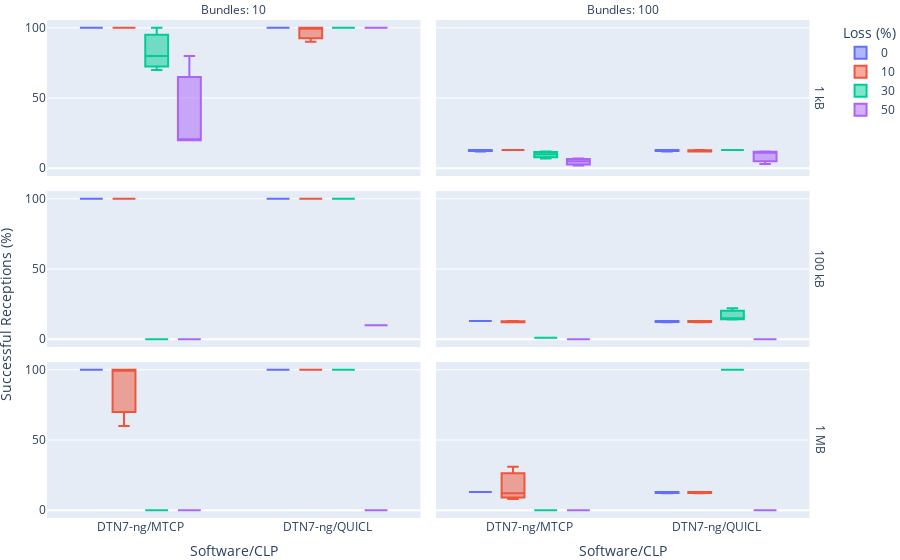

This figure's notebook cell:
### Code cell
fig = px.box(
    ratio_df[ratio_df["# Nodes"] == 2],
    x="Software/CLP", 
    y="Delivered (%)",
    color="Loss",
    facet_col="# Bundles",
    facet_row="Bundle Size",
    labels={
        "Runtime": "Runtime (s)",
        "Loss": "Loss (%)",
        "# Bundles": "Bundles",
        "Delivered (%)": ""
    },
    category_orders={
        "Loss": [0, 10, 30],
        "Bundle Size": ["1 kB", "100 kB", "1 MB"],
        "Software/CLP": ["Serval", "IBR-DTN/TCPCL", "DTN7-rs/MTCP", "DTN7-rs/TCPCL", "DTN7-rs/HTTP", "DTN7-ng/MTCP", "DTN7-ng/QUICL"],
        "# Bundles": [10, 100]
    },
)

fig.for_each_annotation(lambda a: a.update(text=a.text.replace("=", ": ")))
fig.for_each_annotation(lambda a: a.update(text=a.text.replace("Bundle Size: ", "")))

fig.add_annotation(x=-0.04, y=0.35,
                   text="Successful Receptions (%)",
                   textangle=-90,
                   xref="paper",
                   yref="paper",
                   font=dict(size=14)
                   )

fig.update_layout(
    margin=dict(l=0, r=0, t=20, b=0),
)

fig.write_image("delivered_2.pdf", width=700, height=300)
fig

### Figure 1 — Plotly figure (JSON) as saved in the notebook; plotly's stock layout.template omitted (floating-point values rounded to 4 significant figures)
{"data": [{"alignmentgroup": "True", "hovertemplate": "Loss (%)=0<br>Bundle Size=1 kB<br>Bundles=10<br>Software/CLP=%{x}<br>=%{y}<extra></extra>", "legendgroup": "0", "marker": {"color": "#636efa"}, "name": "0", "notched": false, "offsetgroup": "0", "orientation": "v", "showlegend": true, "type": "box", "x": ["DTN7-ng/QUICL", "DTN7-ng/QUICL", "DTN7-ng/MTCP", "DTN7-ng/MTCP", "DTN7-ng/MTCP", "DTN7-ng/QUICL"], "x0": " ", "xaxis": "x5", "y": [100, 100, 100, 100, 100, 100], "y0": " ", "yaxis": "y5"}, {"alignmentgroup": "True", "hovertemplate": "Loss (%)=0<br>Bundle Size=1 kB<br>Bundles=100<br>Software/CLP=%{x}<br>=%{y}<extra></extra>", "legendgroup": "0", "marker": {"color": "#636efa"}, "name": "0", "notched": false, "offsetgroup": "0", "orientation": "v", "showlegend": false, "type": "box", "x": ["DTN7-ng/QUICL", "DTN7-ng/QUICL", "DTN7-ng/QUICL", "DTN7-ng/MTCP", "DTN7-ng/MTCP", "DTN7-ng/MTCP"], "x0": " ", "xaxis": "x6", "y": [13, 13, 12, 13, 13, 12], "y0": " ", "yaxis": "y6"}, {"alignmentgroup": "True", "hovertemplate": "Loss (%)=0<br>Bundle Size=100 kB<br>Bundles=10<br>Software/CLP=%{x}<br>=%{y}<extra></extra>", "legendgroup": "0", "marker": {"color": "#636efa"}, "name": "0", "notched": false, "offsetgroup": "0", "orientation": "v", "showlegend": false, "type": "box", "x": ["DTN7-ng/MTCP", "DTN7-ng/MTCP", "DTN7-ng/MTCP", "DTN7-ng/QUICL", "DTN7-ng/QUICL", "DTN7-ng/QUICL"], "x0": " ", "xaxis": "x3", "y": [100, 100, 100, 100, 100, 100], "y0": " ", "yaxis": "y3"}, {"alignmentgroup": "True", "hovertemplate": "Loss (%)=0<br>Bundle Size=100 kB<br>Bundles=100<br>Software/CLP=%{x}<br>=%{y}<extra></extra>", "legendgroup": "0", "marker": {"color": "#636efa"}, "name": "0", "notched": false, "offsetgroup": "0", "orientation": "v", "showlegend": false, "type": "box", "x": ["DTN7-ng/QUICL", "DTN7-ng/QUICL", "DTN7-ng/QUICL", "DTN7-ng/MTCP", "DTN7-ng/MTCP", "DTN7-ng/MTCP"], "x0": " ", "xaxis": "x4", "y": [12, 13, 13, 13, 13, 13], "y0": " ", "yaxis": "y4"}, {"alignmentgroup": "True", "hovertemplate": "Loss (%)=0<br>Bundle Size=1 MB<br>Bundles=10<br>Software/CLP=%{x}<br>=%{y}<extra></extra>", "legendgroup": "0", "marker": {"color": "#636efa"}, "name": "0", "notched": false, "offsetgroup": "0", "orientation": "v", "showlegend": false, "type": "box", "x": ["DTN7-ng/QUICL", "DTN7-ng/QUICL", "DTN7-ng/QUICL", "DTN7-ng/MTCP", "DTN7-ng/MTCP", "DTN7-ng/MTCP"], "x0": " ", "xaxis": "x", "y": [100, 100, 100, 100, 100, 100], "y0": " ", "yaxis": "y"}, {"alignmentgroup": "True", "hovertemplate": "Loss (%)=0<br>Bundle Size=1 MB<br>Bundles=100<br>Software/CLP=%{x}<br>=%{y}<extra></extra>", "legendgroup": "0", "marker": {"color": "#636efa"}, "name": "0", "notched": false, "offsetgroup": "0", "orientation": "v", "showlegend": false, "type": "box", "x": ["DTN7-ng/MTCP", "DTN7-ng/MTCP", "DTN7-ng/MTCP", "DTN7-ng/QUICL", "DTN7-ng/QUICL", "DTN7-ng/QUICL"], "x0": " ", "xaxis": "x2", "y": [13, 13, 13, 12, 13, 13], "y0": " ", "yaxis": "y2"}, {"alignmentgroup": "True", "hovertemplate": "Loss (%)=10<br>Bundle Size=1 kB<br>Bundles=10<br>Software/CLP=%{x}<br>=%{y}<extra></extra>", "legendgroup": "10", "marker": {"color": "#EF553B"}, "name": "10", "notched": false, "offsetgroup": "10", "orientation": "v", "showlegend": true, "type": "box", "x": ["DTN7-ng/QUICL", "DTN7-ng/QUICL", "DTN7-ng/QUICL", "DTN7-ng/MTCP", "DTN7-ng/MTCP", "DTN7-ng/MTCP"], "x0": " ", "xaxis": "x5", "y": [100, 90, 100, 100, 100, 100], "y0": " ", "yaxis": "y5"}, {"alignmentgroup": "True", "hovertemplate": "Loss (%)=10<br>Bundle Size=1 kB<br>Bundles=100<br>Software/CLP=%{x}<br>=%{y}<extra></extra>", "legendgroup": "10", "marker": {"color": "#EF553B"}, "name": "10", "notched": false, "offsetgroup": "10", "orientation": "v", "showlegend": false, "type": "box", "x": ["DTN7-ng/QUICL", "DTN7-ng/QUICL", "DTN7-ng/QUICL", "DTN7-ng/MTCP", "DTN7-ng/MTCP", "DTN7-ng/MTCP"], "x0": " ", "xaxis": "x6", "y": [12, 12, 13, 13, 13, 13], "y0": " ", "yaxis": "y6"}, {"alignmentgroup": "True", "hovertemplate": "Loss (%)=10<br>Bundle Size=100 kB<br>Bundles=10<br>Software/CLP=%{x}<br>=%{y}<extra></extra>", "legendgroup": "10", "marker": {"color": "#EF553B"}, "name": "10", "notched": false, "offsetgroup": "10", "orientation": "v", "showlegend": false, "type": "box", "x": ["DTN7-ng/QUICL", "DTN7-ng/QUICL", "DTN7-ng/QUICL", "DTN7-ng/MTCP", "DTN7-ng/MTCP", "DTN7-ng/MTCP"], "x0": " ", "xaxis": "x3", "y": [100, 100, 100, 100, 100, 100], "y0": " ", "yaxis": "y3"}, {"alignmentgroup": "True", "hovertemplate": "Loss (%)=10<br>Bundle Size=100 kB<br>Bundles=100<br>Software/CLP=%{x}<br>=%{y}<extra></extra>", "legendgroup": "10", "marker": {"color": "#EF553B"}, "name": "10", "notched": false, "offsetgroup": "10", "orientation": "v", "showlegend": false, "type": "box", "x": ["DTN7-ng/QUICL", "DTN7-ng/QUICL", "DTN7-ng/QUICL", "DTN7-ng/MTCP", "DTN7-ng/MTCP", "DTN7-ng/MTCP"], "x0": " ", "xaxis": "x4", "y": [13, 12, 13, 12, 13, 12], "y0": " ", "yaxis": "y4"}, {"alignmentgroup": "True", "hovertemplate": "Loss (%)=10<br>Bundle Size=1 MB<br>Bundles=10<br>Software/CLP=%{x}<br>=%{y}<extra></extra>", "legendgroup": "10", "marker": {"color": "#EF553B"}, "name": "10", "notched": false, "offsetgroup": "10", "orientation": "v", "showlegend": false, "type": "box", "x": ["DTN7-ng/QUICL", "DTN7-ng/QUICL", "DTN7-ng/MTCP", "DTN7-ng/MTCP", "DTN7-ng/MTCP", "DTN7-ng/QUICL"], "x0": " ", "xaxis": "x", "y": [100, 100, 100, 100, 60, 100], "y0": " ", "yaxis": "y"}, {"alignmentgroup": "True", "hovertemplate": "Loss (%)=10<br>Bundle Size=1 MB<br>Bundles=100<br>Software/CLP=%{x}<br>=%{y}<extra></extra>", "legendgroup": "10", "marker": {"color": "#EF553B"}, "name": "10", "notched": false, "offsetgroup": "10", "orientation": "v", "showlegend": false, "type": "box", "x": ["DTN7-ng/MTCP", "DTN7-ng/QUICL", "DTN7-ng/QUICL", "DTN7-ng/QUICL", "DTN7-ng/MTCP", "DTN7-ng/MTCP"], "x0": " ", "xaxis": "x2", "y": [31, 13, 13, 12, 8, 12], "y0": " ", "yaxis": "y2"}, {"alignmentgroup": "True", "hovertemplate": "Loss (%)=30<br>Bundle Size=1 kB<br>Bundles=10<br>Software/CLP=%{x}<br>=%{y}<extra></extra>", "legendgroup": "30", "marker": {"color": "#00cc96"}, "name": "30", "notched": false, "offsetgroup": "30", "orientation": "v", "showlegend": true, "type": "box", "x": ["DTN7-ng/MTCP", "DTN7-ng/MTCP", "DTN7-ng/MTCP", "DTN7-ng/QUICL", "DTN7-ng/QUICL", "DTN7-ng/QUICL"], "x0": " ", "xaxis": "x5", "y": [100, 70, 80, 100, 100, 100], "y0": " ", "yaxis": "y5"}, {"alignmentgroup": "True", "hovertemplate": "Loss (%)=30<br>Bundle Size=1 kB<br>Bundles=100<br>Software/CLP=%{x}<br>=%{y}<extra></extra>", "legendgroup": "30", "marker": {"color": "#00cc96"}, "name": "30", "notched": false, "offsetgroup": "30", "orientation": "v", "showlegend": false, "type": "box", "x": ["DTN7-ng/QUICL", "DTN7-ng/QUICL", "DTN7-ng/MTCP", "DTN7-ng/MTCP", "DTN7-ng/MTCP", "DTN7-ng/QUICL"], "x0": " ", "xaxis": "x6", "y": [13, 13, 12, 7.0, 10, 13], "y0": " ", "yaxis": "y6"}, {"alignmentgroup": "True", "hovertemplate": "Loss (%)=30<br>Bundle Size=100 kB<br>Bundles=10<br>Software/CLP=%{x}<br>=%{y}<extra></extra>", "legendgroup": "30", "marker": {"color": "#00cc96"}, "name": "30", "notched": false, "offsetgroup": "30", "orientation": "v", "showlegend": false, "type": "box", "x": ["DTN7-ng/QUICL", "DTN7-ng/QUICL", "DTN7-ng/QUICL", "DTN7-ng/MTCP", "DTN7-ng/MTCP", "DTN7-ng/MTCP"], "x0": " ", "xaxis": "x3", "y": [100, 100, 100, 0, 0, 0], "y0": " ", "yaxis": "y3"}, {"alignmentgroup": "True", "hovertemplate": "Loss (%)=30<br>Bundle Size=100 kB<br>Bundles=100<br>Software/CLP=%{x}<br>=%{y}<extra></extra>", "legendgroup": "30", "marker": {"color": "#00cc96"}, "name": "30", "notched": false, "offsetgroup": "30", "orientation": "v", "showlegend": false, "type": "box", "x": ["DTN7-ng/MTCP", "DTN7-ng/MTCP", "DTN7-ng/MTCP", "DTN7-ng/QUICL", "DTN7-ng/QUICL", "DTN7-ng/QUICL"], "x0": " ", "xaxis": "x4", "y": [1, 1, 1, 22, 14.0, 15], "y0": " ", "yaxis": "y4"}, {"alignmentgroup": "True", "hovertemplate": "Loss (%)=30<br>Bundle Size=1 MB<br>Bundles=10<br>Software/CLP=%{x}<br>=%{y}<extra></extra>", "legendgroup": "30", "marker": {"color": "#00cc96"}, "name": "30", "notched": false, "offsetgroup": "30", "orientation": "v", "showlegend": false, "type": "box", "x": ["DTN7-ng/QUICL", "DTN7-ng/QUICL", "DTN7-ng/QUICL", "DTN7-ng/MTCP", "DTN7-ng/MTCP", "DTN7-ng/MTCP"], "x0": " ", "xaxis": "x", "y": [100, 100, 100, 0, 0, 0], "y0": " ", "yaxis": "y"}, {"alignmentgroup": "True", "hovertemplate": "Loss (%)=30<br>Bundle Size=1 MB<br>Bundles=100<br>Software/CLP=%{x}<br>=%{y}<extra></extra>", "legendgroup": "30", "marker": {"color": "#00cc96"}, "name": "30", "notched": false, "offsetgroup": "30", "orientation": "v", "showlegend": false, "type": "box", "x": ["DTN7-ng/QUICL", "DTN7-ng/QUICL", "DTN7-ng/QUICL", "DTN7-ng/MTCP", "DTN7-ng/MTCP", "DTN7-ng/MTCP"], "x0": " ", "xaxis": "x2", "y": [100, 100, 100, 0, 0, 0], "y0": " ", "yaxis": "y2"}, {"alignmentgroup": "True", "hovertemplate": "Loss (%)=50<br>Bundle Size=1 kB<br>Bundles=10<br>Software/CLP=%{x}<br>=%{y}<extra></extra>", "legendgroup": "50", "marker": {"color": "#ab63fa"}, "name": "50", "notched": false, "offsetgroup": "50", "orientation": "v", "showlegend": true, "type": "box", "x": ["DTN7-ng/QUICL", "DTN7-ng/QUICL", "DTN7-ng/QUICL", "DTN7-ng/MTCP", "DTN7-ng/MTCP", "DTN7-ng/MTCP"], "x0": " ", "xaxis": "x5", "y": [100, 100, 100, 20, 20, 80], "y0": " ", "yaxis": "y5"}, {"alignmentgroup": "True", "hovertemplate": "Loss (%)=50<br>Bundle Size=1 kB<br>Bundles=100<br>Software/CLP=%{x}<br>=%{y}<extra></extra>", "legendgroup": "50", "marker": {"color": "#ab63fa"}, "name": "50", "notched": false, "offsetgroup": "50", "orientation": "v", "showlegend": false, "type": "box", "x": ["DTN7-ng/QUICL", "DTN7-ng/QUICL", "DTN7-ng/QUICL", "DTN7-ng/MTCP", "DTN7-ng/MTCP", "DTN7-ng/MTCP"], "x0": " ", "xaxis": "x6", "y": [11, 12, 3, 7.0, 5, 2], "y0": " ", "yaxis": "y6"}, {"alignmentgroup": "True", "hovertemplate": "Loss (%)=50<br>Bundle Size=100 kB<br>Bundles=10<br>Software/CLP=%{x}<br>=%{y}<extra></extra>", "legendgroup": "50", "marker": {"color": "#ab63fa"}, "name": "50", "notched": false, "offsetgroup": "50", "orientation": "v", "showlegend": false, "type": "box", "x": ["DTN7-ng/MTCP", "DTN7-ng/MTCP", "DTN7-ng/MTCP", "DTN7-ng/QUICL", "DTN7-ng/QUICL", "DTN7-ng/QUICL"], "x0": " ", "xaxis": "x3", "y": [0, 0, 0, 10, 10, 10], "y0": " ", "yaxis": "y3"}, {"alignmentgroup": "True", "hovertemplate": "Loss (%)=50<br>Bundle Size=100 kB<br>Bundles=100<br>Software/CLP=%{x}<br>=%{y}<extra></extra>", "legendgroup": "50", "marker": {"color": "#ab63fa"}, "name": "50", "notched": false, "offsetgroup": "50", "orientation": "v", "showlegend": false, "type": "box", "x": ["DTN7-ng/QUICL", "DTN7-ng/QUICL", "DTN7-ng/QUICL", "DTN7-ng/MTCP", "DTN7-ng/MTCP", "DTN7-ng/MTCP"], "x0": " ", "xaxis": "x4", "y": [0, 0, 0, 0, 0, 0], "y0": " ", "yaxis": "y4"}, {"alignmentgroup": "True", "hovertemplate": "Loss (%)=50<br>Bundle Size=1 MB<br>Bundles=10<br>Software/CLP=%{x}<br>=%{y}<extra></extra>", "legendgroup": "50", "marker": {"color": "#ab63fa"}, "name": "50", "notched": false, "offsetgroup": "50", "orientation": "v", "showlegend": false, "type": "box", "x": ["DTN7-ng/QUICL", "DTN7-ng/QUICL", "DTN7-ng/QUICL", "DTN7-ng/MTCP", "DTN7-ng/MTCP", "DTN7-ng/MTCP"], "x0": " ", "xaxis": "x", "y": [0, 0, 0, 0, 0, 0], "y0": " ", "yaxis": "y"}, {"alignmentgroup": "True", "hovertemplate": "Loss (%)=50<br>Bundle Size=1 MB<br>Bundles=100<br>Software/CLP=%{x}<br>=%{y}<extra></extra>", "legendgroup": "50", "marker": {"color": "#ab63fa"}, "name": "50", "notched": false, "offsetgroup": "50", "orientation": "v", "showlegend": false, "type": "box", "x": ["DTN7-ng/QUICL", "DTN7-ng/MTCP", "DTN7-ng/MTCP", "DTN7-ng/MTCP", "DTN7-ng/QUICL", "DTN7-ng/QUICL"], "x0": " ", "xaxis": "x2", "y": [0, 0, 0, 0, 0, 0], "y0": " ", "yaxis": "y2"}], "layout": {"annotations": [{"showarrow": false, "text": "Bundles: 10", "x": 0.24, "xanchor": "center", "xref": "paper", "y": 1.0, "yanchor": "bottom", "yref": "paper"}, {"showarrow": false, "text": "Bundles: 100", "x": 0.74, "xanchor": "center", "xref": "paper", "y": 1.0, "yanchor": "bottom", "yref": "paper"}, {"showarrow": false, "text": "1 MB", "textangle": 90, "x": 0.98, "xanchor": "left", "xref": "paper", "y": 0.1567, "yanchor": "middle", "yref": "paper"}, {"showarrow": false, "text": "100 kB", "textangle": 90, "x": 0.98, "xanchor": "left", "xref": "paper", "y": 0.5, "yanchor": "middle", "yref": "paper"}, {"showarrow": false, "text": "1 kB", "textangle": 90, "x": 0.98, "xanchor": "left", "xref": "paper", "y": 0.8433, "yanchor": "middle", "yref": "paper"}, {"font": {"size": 14}, "text": "Successful Receptions (%)", "textangle": -90, "x": -0.04, "xref": "paper", "y": 0.35, "yref": "paper"}], "boxmode": "group", "legend": {"title": {"text": "Loss (%)"}, "tracegroupgap": 0}, "margin": {"b": 0, "l": 0, "r": 0, "t": 20}, "xaxis": {"anchor": "y", "categoryarray": ["Serval", "IBR-DTN/TCPCL", "DTN7-rs/MTCP", "DTN7-rs/TCPCL", "DTN7-rs/HTTP", "DTN7-ng/MTCP", "DTN7-ng/QUICL"], "categoryorder": "array", "domain": [0, 0.48], "title": {"text": "Software/CLP"}}, "xaxis2": {"anchor": "y2", "categoryarray": ["Serval", "IBR-DTN/TCPCL", "DTN7-rs/MTCP", "DTN7-rs/TCPCL", "DTN7-rs/HTTP", "DTN7-ng/MTCP", "DTN7-ng/QUICL"], "categoryorder": "array", "domain": [0.5, 0.98], "matches": "x", "title": {"text": "Software/CLP"}}, "xaxis3": {"anchor": "y3", "domain": [0, 0.48], "matches": "x", "showticklabels": false}, "xaxis4": {"anchor": "y4", "domain": [0.5, 0.98], "matches": "x", "showticklabels": false}, "xaxis5": {"anchor": "y5", "domain": [0, 0.48], "matches": "x", "showticklabels": false}, "xaxis6": {"anchor": "y6", "domain": [0.5, 0.98], "matches": "x", "showticklabels": false}, "yaxis": {"anchor": "x", "domain": [0, 0.3133], "title": {"text": ""}}, "yaxis2": {"anchor": "x2", "domain": [0, 0.3133], "matches": "y", "showticklabels": false}, "yaxis3": {"anchor": "x3", "domain": [0.3433, 0.6567], "matches": "y", "title": {"text": ""}}, "yaxis4": {"anchor": "x4", "domain": [0.3433, 0.6567], "matches": "y", "showticklabels": false}, "yaxis5": {"anchor": "x5", "domain": [0.6867, 1.0], "matches": "y", "title": {"text": ""}}, "yaxis6": {"anchor": "x6", "domain": [0.6867, 1.0], "matches": "y", "showticklabels": false}}}
